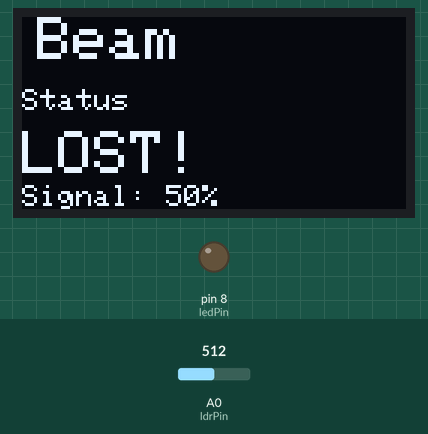
Bench run of a sketch on a simulated Arduino Uno, built with avr-gcc and run on an emulated ATmega328P. Shown: 128×64 one-colour display, output pins drawn as LEDs (lit = HIGH). The test bench sets the inputs (shaded band); at power-on: A0 (ldrPin) = 512.

Above: at 1.2 s.
1.3 s: A0 (ldrPin) set to 592
At 2.0 s:
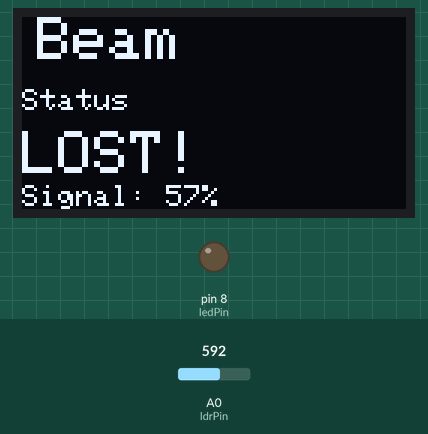
2.8 s: A0 (ldrPin) set to 615
At 4.0 s:
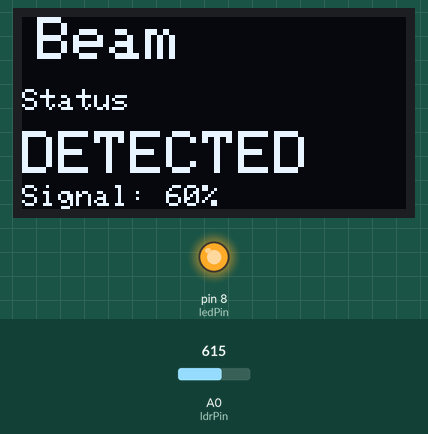
4.4 s: A0 (ldrPin) set to 590
At 4.9 s:
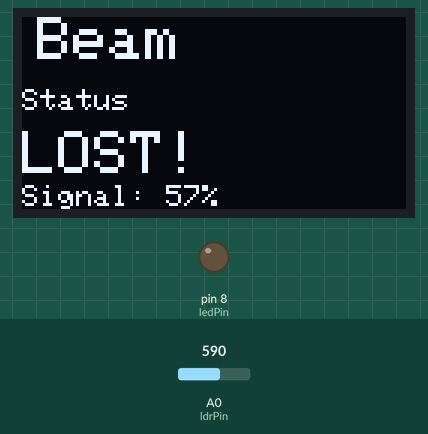
Timing chart, 0 to 7.4 s (numbered marks = the images above; inputs shaded):
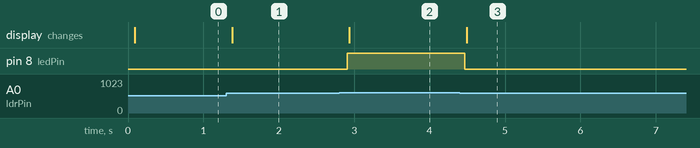

Measured:
- the behaviour switches between 600 and 601 on A0 (ldrPin) (found by bisection; images 1 and 2)
- after the input at 1.3 s, the display: changes after 0.08 s (image 1)
- after the input at 2.8 s, pin 8 (ledPin): LOW → HIGH after 0.11 s; the display: changes after 0.14 s (image 2)
- after the input at 4.4 s, pin 8 (ledPin): HIGH → LOW after 0.07 s; the display: changes after 0.09 s (image 3)

The sketch:

Laser_ON_OFF_Monitor.ino
```cpp
#include <Wire.h>
#include <Adafruit_GFX.h>
#include <Adafruit_SSD1306.h>

#define SCREEN_WIDTH 128
#define SCREEN_HEIGHT 64

Adafruit_SSD1306 display(SCREEN_WIDTH, SCREEN_HEIGHT, &Wire, -1);

const int ldrPin = A0;
const int ledPin = 8;

const int threshold = 600;

void setup() {

  pinMode(ledPin, OUTPUT);

  if (!display.begin(SSD1306_SWITCHCAPVCC, 0x3C)) {
    while (true);
  }

  display.clearDisplay();
  display.display();
}

void loop() {

  int ldrValue = analogRead(ldrPin);

  int signal = map(ldrValue, 0, 1023, 0, 100);
  signal = constrain(signal, 0, 100);

  bool beamDetected = (ldrValue > threshold);

  digitalWrite(ledPin, beamDetected);

  display.clearDisplay();

  display.setTextSize(2);
  display.setTextColor(SSD1306_WHITE);
  display.setCursor(5, 0);
  display.println("Beam");

  display.setTextSize(1);
  display.setCursor(0, 24);
  display.println("Status");

  display.setTextSize(2);
  display.setCursor(0, 38);

  if (beamDetected)
    display.println("DETECTED");
  else
    display.println("LOST!");

  display.setTextSize(1);
  display.setCursor(0, 56);
  display.print("Signal: ");
  display.print(signal);
  display.print("%");

  display.display();

  delay(100);
}
```
